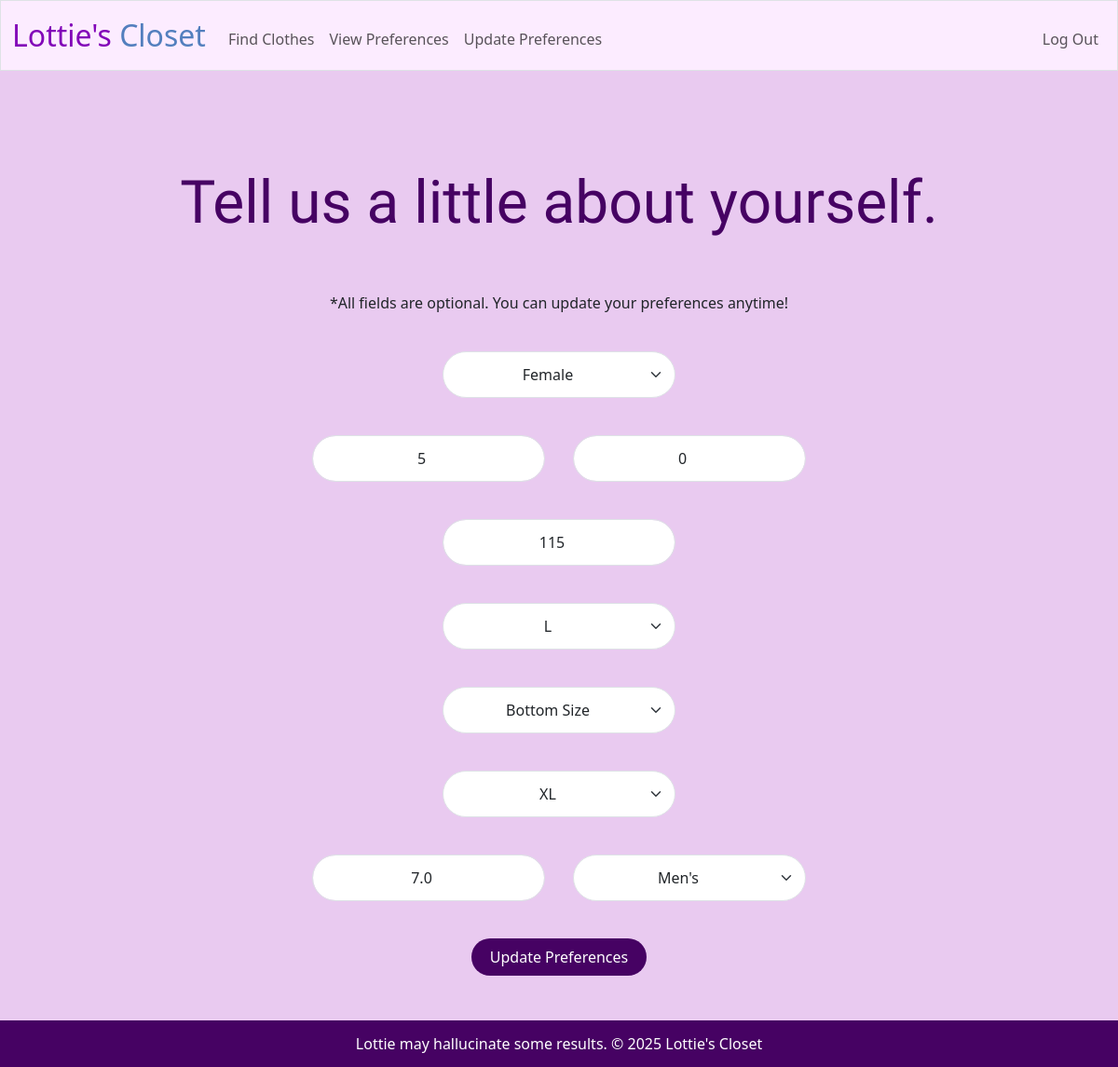
The page /preferences (signed in) on the database as committed earlier.
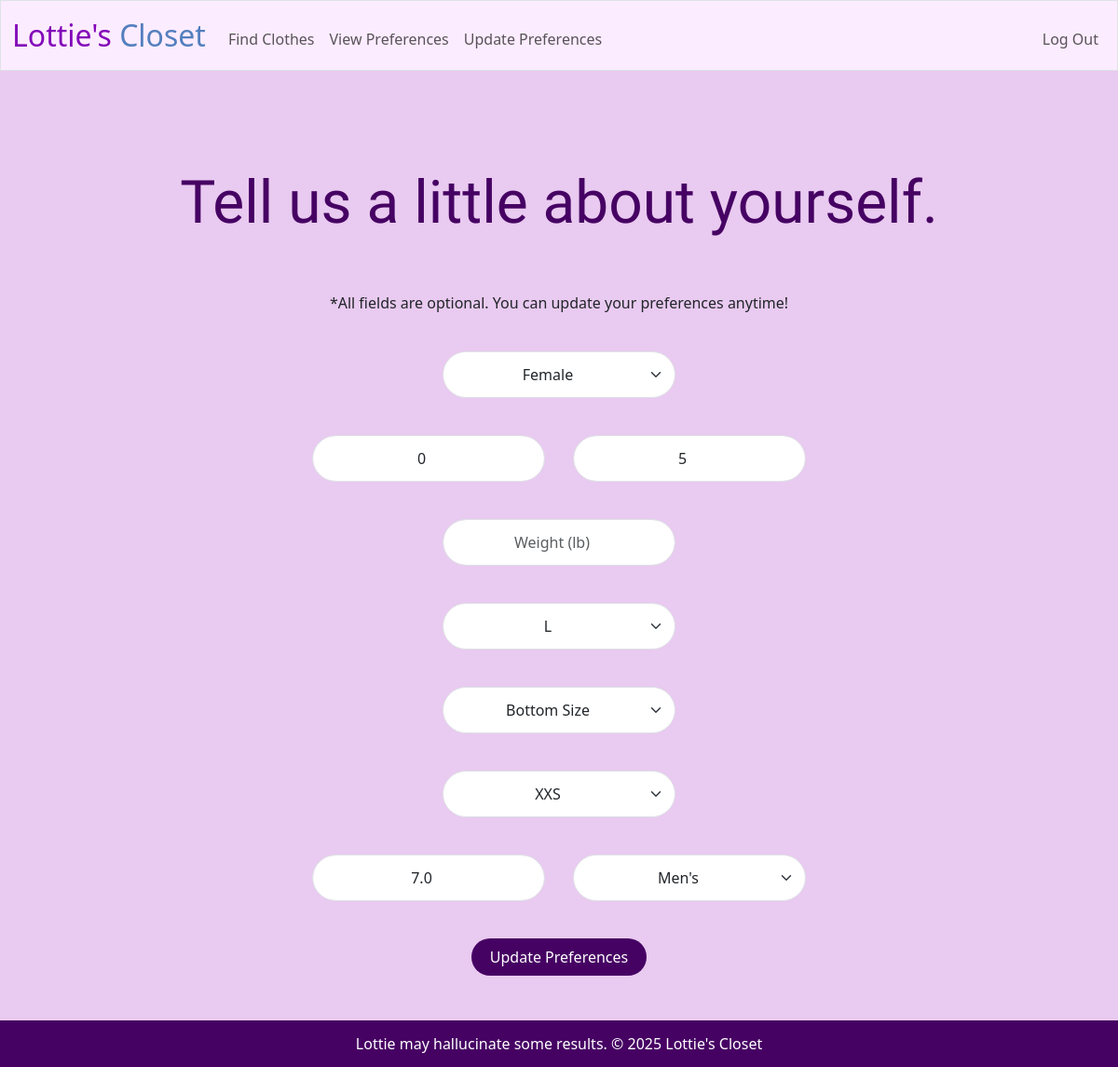
The same page on the database as committed later.
### tables this page shows
CREATE TABLE preferences (
     id INTEGER PRIMARY KEY AUTOINCREMENT NOT NULL, 
     user_id INTEGER UNIQUE NOT NULL, 
     gender TEXT, 
     height_feet INTEGER, 
     height_in INTEGER, 
     weight INTEGER, 
     top_size TEXT, 
     bottom_size TEXT, 
     dress_size TEXT, 
     shoe_size REAL, 
     shoe_gender TEXT, 
     FOREIGN KEY (user_id) REFERENCES users(id) 
);

### app.py (the view)
@app.route("/preferences", methods=["GET", "POST"])
@login_required
def preferences():
    if request.method == "POST":
        info = {
            "gender" : request.form.get("gender"),
            "height_feet" : request.form.get("height-feet"),
            "height_in" : request.form.get("height-inches"),
            "weight" : request.form.get("weight"),
            "top_size" : request.form.get("top-size"),
            "bottom_size" : request.form.get("bottom-size"),
            "dress_size" : request.form.get("dress-size"),
            "shoe_size" : request.form.get("shoe-size"),
            "shoe_gender" : request.form.get("shoe-gender")
        }
        if info["gender"]:
            if info["gender"] != "male" and info["gender"] != "female":
                return apology("invalid gender")
        if info["height_feet"]:
            try:
                info["height_feet"] = int(info["height_feet"])
                if info["height_feet"] < 0:
                    return apology("invalid feet")
            except ValueError:
                return apology("invalid feet")
            if not info["height_in"]:
                info["height_in"] = 0
            else:
                try:
                    info["height_in"] = int(info["height_in"])
                    if info["height_in"] < 0 or info["height_in"] > 11:
                        return apology("invalid inches")
                except ValueError:
                    return apology("invalid inches")
        elif info["height_in"]:
            info["height_feet"] = 0
            try:
                info["height_in"] = int(info["height_in"])
                if info["height_in"] < 0 or info["height_in"] > 11:
                    return apology("invalid inches")
            except ValueError:
                return apology("invalid inches")
        if info["height_feet"] == 0 and info["height_in"] == 0:
            return apology("invalid height")
        if info["weight"]:
            try:
                info["weight"] = int(info["weight"])
                if info["weight"] < 1:
                    return apology("invalid weight")
            except ValueError:
                return apology("invalid weight")
        sizes = ["xxs", "xs", "s", "m", "l", "xl", "xxl"]
        if info["top_size"]:
            if info["top_size"] not in sizes:
                return apology("invalid top size")
        if info["bottom_size"]:
            if info["bottom_size"] not in sizes:
                return apology("invalid bottom size")
        if info["dress_size"]:
            if info["dress_size"] not in sizes:
                return apology("invalid dress size")
        if info["shoe_size"]:
            try:
                info["shoe_size"] = float(info["shoe_size"])
                if info["shoe_size"] < 1 or (info["shoe_size"] * 2) % 1 != 0 or round(info["shoe_size"], 1) != info["shoe_size"]:
                    return apology("invalid shoe size")
            except ValueError:
                return apology("invalid shoe size")
            if not info["shoe_gender"]:
                return apology("missing shoe gender")
            if info["shoe_gender"] != "mens" and info["shoe_gender"] != "womens":
                return apology("invalid shoe gender")
        elif info["shoe_gender"]:
            return apology("missing shoe size")
        try:
            db.execute("INSERT INTO preferences (user_id) VALUES (?)", session["user_id"])
        except ValueError:
            pass
        for key in info:
            if info[key] or info[key] == 0:
                db.execute("UPDATE preferences SET ? = ? WHERE user_id = ?", key, info[key], session["user_id"])
            else:
                db.execute("UPDATE preferences SET ? = NULL WHERE user_id = ?", key, session["user_id"])
        return redirect("/")
    else:
        info = db.execute("SELECT * FROM preferences WHERE user_id = ?", session["user_id"])
        if info:
            info = info[0]
        return render_template("preferences.html", info=info)

### app.py (called while the page is built)
@app.after_request
def after_request(response):
    response.headers["Cache-Control"] = "no-cache, no-store, must-revalidate"
    response.headers["Expires"] = 0
    response.headers["Pragma"] = "no-cache"
    return response

### helpers.py (called while the page is built)
def login_required(f):
    @wraps(f)
    def decorated_function(*args, **kwargs):
        if session.get("user_id") is None:
            return redirect("/login")
        return f(*args, **kwargs)
    return decorated_function

### templates/preferences.html (shortened to what this page needs)
{% extends "layout.html" %}
{% block main %}
    <h1>Tell us a little about yourself.</h1>
    *All fields are optional. You can update your preferences anytime!
    <form action="/preferences" method="post">
        <div class="questions">
            <select class="form-select bubble" name="gender">
                <option value="female" {% if info and info.get("gender") == "female" %}selected{% endif %}>Female</option>
            </select>
        </div>
        <div class="questions">
            <input autocomplete="off" class="form-control bubble" min="0" name="height-feet" placeholder="Height (ft)" type="number" {% if info and info.get("height_feet") is not none %}value="{{ info.get("height_feet") }}"{% endif %}>
            <input autocomplete="off" class="form-control bubble" min="0" max="11" name="height-inches" placeholder="Height (in)" type="number" {% if info and info.get("height_in") is not none %}value="{{ info.get("height_in") }}"{% endif %}>
        </div>
        <div class="questions">
            <input autocomplete="off" class="form-control bubble" min="0" name="weight" placeholder="Weight (lb)" type="number" {% if info and info.get("weight") %}value="{{ info.get("weight") }}"{% endif %}>
        </div>
        <div class="questions">
            <select class="form-select bubble" name="top-size">
                <option value="l" {% if info and info.get("top_size") == "l" %}selected{% endif %}>L</option>
            </select>
        </div>
        <div class="questions">
            <select class="form-select bubble" name="bottom-size">
                <option disabled {% if not info or not info.get("bottom_size") %}selected{% endif %}>Bottom Size</option>
            </select>
        </div>
        <div class="questions">
            <select class="form-select bubble" name="dress-size">
                <option value="xxs" {% if info and info.get("dress_size") == "xxs" %}selected{% endif %}>XXS</option>
                <option value="xl" {% if info and info.get("dress_size") == "xl" %}selected{% endif %}>XL</option>
            </select>
        </div>
        <div class="questions">
            <input autocomplete="off" class="form-control bubble" min="1" step="0.5" name="shoe-size" placeholder="Shoe Size" type="number" {% if info and info.get("shoe_size") %}value="{{ info.get("shoe_size") }}"{% endif %}>
            <select class="form-select bubble" name="shoe-gender">
                <option value="mens" {% if info and info.get("shoe_gender") == "mens" %}selected{% endif %}>Men's</option>
            </select>
        </div>
        <button class="btn btn-primary" type="submit">Update Preferences</button>
    </form>
{% endblock %}

Rows that differ between the two databases and show on the page:
changed preferences "Female": dress-size "XL" → "XXS"
Other text that changed with them:
form field height-feet: "5" → "0"
form field height-inches: "0" → "5"
form field weight: "115" → (not shown)
